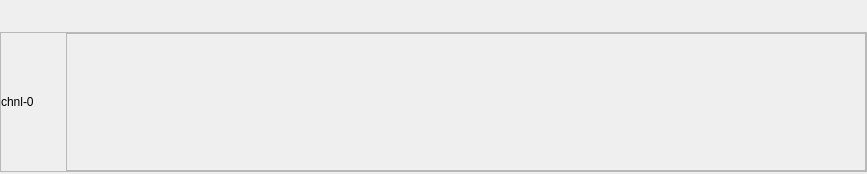
<?xml version="1.0" encoding="UTF-8"?>
<ui version="4.0">
 <class>Form</class>
 <widget class="QWidget" name="Form">
  <property name="geometry">
   <rect>
    <x>0</x>
    <y>0</y>
    <width>867</width>
    <height>174</height>
   </rect>
  </property>
  <property name="sizePolicy">
   <sizepolicy hsizetype="Expanding" vsizetype="Expanding">
    <horstretch>0</horstretch>
    <verstretch>0</verstretch>
   </sizepolicy>
  </property>
  <property name="minimumSize">
   <size>
    <width>0</width>
    <height>0</height>
   </size>
  </property>
  <property name="maximumSize">
   <size>
    <width>16777215</width>
    <height>16777215</height>
   </size>
  </property>
  <property name="windowTitle">
   <string>Form</string>
  </property>
  <property name="toolTipDuration">
   <number>0</number>
  </property>
  <layout class="QGridLayout" name="gridLayout">
   <property name="leftMargin">
    <number>0</number>
   </property>
   <property name="topMargin">
    <number>0</number>
   </property>
   <property name="rightMargin">
    <number>0</number>
   </property>
   <property name="bottomMargin">
    <number>10</number>
   </property>
   <property name="spacing">
    <number>0</number>
   </property>
   <item row="0" column="0">
    <widget class="QFrame" name="frame_25">
     <property name="sizePolicy">
      <sizepolicy hsizetype="Expanding" vsizetype="Expanding">
       <horstretch>0</horstretch>
       <verstretch>0</verstretch>
      </sizepolicy>
     </property>
     <property name="minimumSize">
      <size>
       <width>0</width>
       <height>140</height>
      </size>
     </property>
     <property name="maximumSize">
      <size>
       <width>16777215</width>
       <height>100</height>
      </size>
     </property>
     <property name="frameShape">
      <enum>QFrame::StyledPanel</enum>
     </property>
     <property name="frameShadow">
      <enum>QFrame::Raised</enum>
     </property>
     <layout class="QHBoxLayout" name="horizontalLayout">
      <property name="spacing">
       <number>0</number>
      </property>
      <property name="leftMargin">
       <number>0</number>
      </property>
      <property name="topMargin">
       <number>0</number>
      </property>
      <property name="rightMargin">
       <number>0</number>
      </property>
      <property name="bottomMargin">
       <number>0</number>
      </property>
      <item>
       <widget class="QLabel" name="chnl_0">
        <property name="sizePolicy">
         <sizepolicy hsizetype="Preferred" vsizetype="Preferred">
          <horstretch>0</horstretch>
          <verstretch>0</verstretch>
         </sizepolicy>
        </property>
        <property name="minimumSize">
         <size>
          <width>65</width>
          <height>79</height>
         </size>
        </property>
        <property name="maximumSize">
         <size>
          <width>20</width>
          <height>16777215</height>
         </size>
        </property>
        <property name="text">
         <string>chnl-0</string>
        </property>
       </widget>
      </item>
      <item>
       <widget class="QFrame" name="wave_0">
        <property name="sizePolicy">
         <sizepolicy hsizetype="Expanding" vsizetype="Expanding">
          <horstretch>0</horstretch>
          <verstretch>0</verstretch>
         </sizepolicy>
        </property>
        <property name="frameShape">
         <enum>QFrame::StyledPanel</enum>
        </property>
        <property name="frameShadow">
         <enum>QFrame::Raised</enum>
        </property>
        <layout class="QGridLayout" name="gridLayout_2">
         <property name="leftMargin">
          <number>0</number>
         </property>
         <property name="topMargin">
          <number>0</number>
         </property>
         <property name="rightMargin">
          <number>0</number>
         </property>
         <property name="bottomMargin">
          <number>0</number>
         </property>
         <property name="spacing">
          <number>0</number>
         </property>
         <item row="0" column="0">
          <layout class="QVBoxLayout" name="verticalLayout">
           <property name="spacing">
            <number>0</number>
           </property>
           <property name="bottomMargin">
            <number>0</number>
           </property>
          </layout>
         </item>
        </layout>
       </widget>
      </item>
     </layout>
    </widget>
   </item>
  </layout>
 </widget>
 <resources/>
 <connections/>
</ui>
